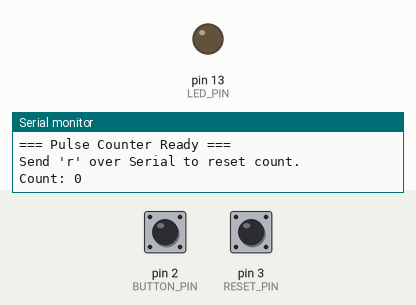
Simulated run of this sketch. Board: Arduino Uno, built with avr-gcc and run on an emulated ATmega328P. On the bench: output pins drawn as LEDs (lit = HIGH), the last lines printed to the serial monitor. Inputs (shaded band) come from the test bench; at power-on: pin 2 (BUTTON_PIN) LOW, pin 3 (RESET_PIN) LOW.

Above: at 1.2 s.
1.3 s: pin 2 (BUTTON_PIN) pulled HIGH for 0.15 s
At 1.35 s:
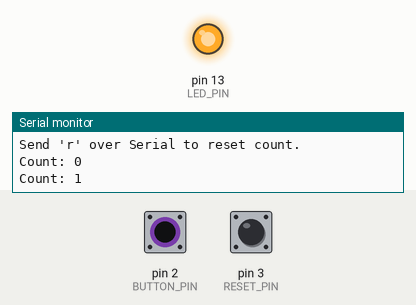
2.9 s: pin 3 (RESET_PIN) pulled HIGH for 0.15 s
Timing chart, 0 to 5.9 s (numbered marks = the images above; inputs shaded):
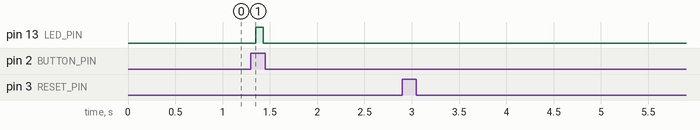

Measured:
- after the input at 1.3 s, pin 13 (LED_PIN): LOW → HIGH after 0.05 s, → LOW 0.08 s later

The sketch:

arduiono_counter.ino
```cpp
/*
 * arduino_counter.ino
 * -------------------
 * Digital pulse counter with hardware-independent debouncing.
 *
 * Features:
 *   - Counts rising edges on pin BUTTON_PIN (with external pull-down resistor)
 *   - Millis-based debounce — does NOT block with delay(), so other code
 *     can run freely in the main loop
 *   - Reset button on pin RESET_PIN clears the count
 *   - Serial output: count printed only when it changes (not every loop)
 *   - Built-in LED blinks once on each valid count increment
 *
 * Wiring:
 *   Counter button : pin 2  → external 10kΩ pull-down to GND
 *   Reset  button  : pin 3  → external 10kΩ pull-down to GND
 *   Built-in LED   : pin 13 (on-board)
 *
 * Serial monitor: 9600 baud
 */

// ── Pin definitions ────────────────────────────────────────────────────────────
#define BUTTON_PIN   2      // rising-edge counter input
#define RESET_PIN    3      // active-HIGH reset
#define LED_PIN      LED_BUILTIN

// ── Debounce timing ────────────────────────────────────────────────────────────
#define DEBOUNCE_MS  50     // minimum ms between two valid edges

// ── LED feedback ──────────────────────────────────────────────────────────────
#define LED_FLASH_MS 80     // how long the LED stays on per count

// ── State variables ───────────────────────────────────────────────────────────
static int      buttonState      = LOW;
static int      lastButtonState  = LOW;
static int      resetState       = LOW;
static int      lastResetState   = LOW;

static unsigned long lastDebounceTime  = 0;
static unsigned long lastResetDebounce = 0;
static unsigned long ledOnTime         = 0;

static long     count            = 0;
static bool     ledActive        = false;

// ── Setup ─────────────────────────────────────────────────────────────────────
void setup()
{
    pinMode(BUTTON_PIN, INPUT);   // external pull-down — no INPUT_PULLUP
    pinMode(RESET_PIN,  INPUT);   // external pull-down
    pinMode(LED_PIN,    OUTPUT);

    Serial.begin(9600);
    Serial.println("=== Pulse Counter Ready ===");
    Serial.println("Send 'r' over Serial to reset count.");
    Serial.print("Count: ");
    Serial.println(count);
}

// ── Loop ──────────────────────────────────────────────────────────────────────
void loop()
{
    unsigned long now = millis();

    // ── 1. Read and debounce the counter button ────────────────────────────
    int reading = digitalRead(BUTTON_PIN);

    if (reading != lastButtonState)
        lastDebounceTime = now;           // reset the debounce timer

    if ((now - lastDebounceTime) >= DEBOUNCE_MS)
    {
        // The reading has been stable for DEBOUNCE_MS — treat it as settled
        if (reading != buttonState)
        {
            buttonState = reading;

            // Only count the rising edge (LOW → HIGH)
            if (buttonState == HIGH)
            {
                count++;
                Serial.print("Count: ");
                Serial.println(count);

                // Trigger LED flash
                digitalWrite(LED_PIN, HIGH);
                ledOnTime  = now;
                ledActive  = true;
            }
        }
    }
    lastButtonState = reading;

    // ── 2. Read and debounce the reset button ────────────────────────────
    int resetReading = digitalRead(RESET_PIN);

    if (resetReading != lastResetState)
        lastResetDebounce = now;

    if ((now - lastResetDebounce) >= DEBOUNCE_MS)
    {
        if (resetReading != resetState)
        {
            resetState = resetReading;

            if (resetState == HIGH)
                resetCount();
        }
    }
    lastResetState = resetReading;

    // ── 3. Turn off LED after flash duration ────────────────────────────
    if (ledActive && (now - ledOnTime) >= LED_FLASH_MS)
    {
        digitalWrite(LED_PIN, LOW);
        ledActive = false;
    }

    // ── 4. Serial command handler ────────────────────────────────────────
    if (Serial.available())
    {
        char cmd = Serial.read();
        if (cmd == 'r' || cmd == 'R')
            resetCount();
    }
}

// ── Helpers ───────────────────────────────────────────────────────────────────

/**
 * resetCount() — clear the counter and notify via Serial.
 */
void resetCount()
{
    count = 0;
    Serial.println("Count reset to 0.");
}
```
